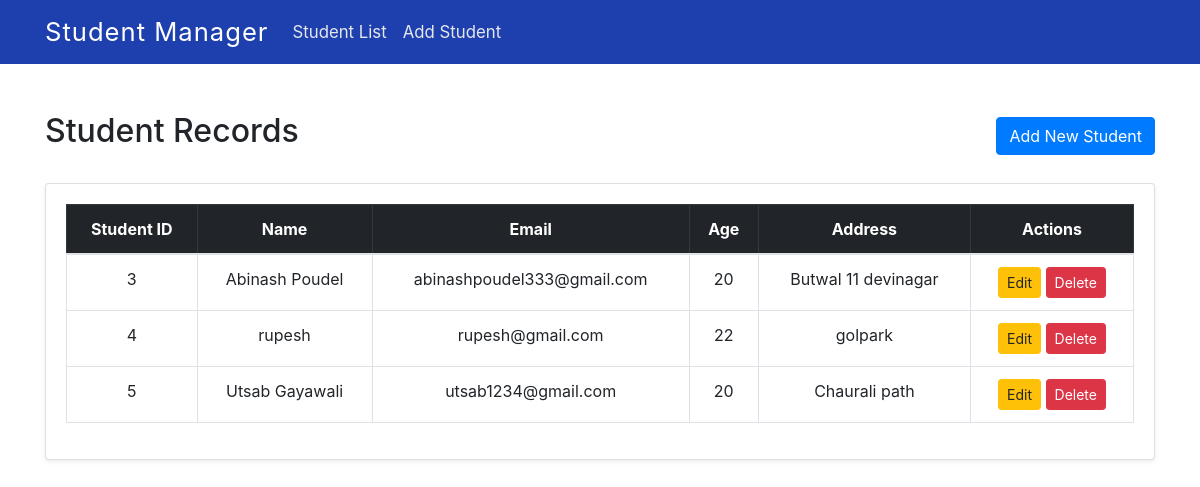
Page /student_List/ on the committed database.
### home/models.py (models this page shows, shortened)
class Student(models.Model):
    name = models.CharField(max_length=40)
    email = models.EmailField(max_length=50)
    age = models.IntegerField()
    address = models.CharField(max_length=100)

### home/views.py (the view)
# urls.py: path('student_List/', views.student_List, name='student_List'),
def student_List(request):
    student_info = Student.objects.all()
    return render(request,'student_list.html',{'student_info':student_info})

### templates/student_list.html (shortened to what this page needs)
{% extends "base.html" %}
{% load static %}
{% block body %}
<div class="container mt-5">
    <div class="d-flex justify-content-between align-items-center mb-4">
        <h2 class="fw-bold">Student Records</h2>
        <a href="{% url 'student_Add' %}" class="btn btn-primary">Add New Student</a>
    </div>
    <div class="card shadow-sm">
        <div class="card-body">
            <table class="table table-bordered table-hover align-middle text-center">
                <thead class="table-dark">
                    <tr>
                        <th>Student ID</th>
                        <th>Name</th>
                        <th>Email</th>
                        <th>Age</th>
                        <th>Address</th>
                        <th>Actions</th>
                    </tr>
                </thead>
                {% if student_info %}
                <tbody>
                    {% for student in student_info %}
                    <tr>
                        <td>{{student.id}}</td>
                        <td>{{student.name}}</td>
                        <td>{{student.email}}</td>
                        <td>{{student.age}}</td>
                        <td>{{student.address}}</td>
                        <td>
                            <a href="{% url 'student_Edit' student.id %}" class="btn btn-sm btn-warning">Edit</a>
                            <a href="{% url 'student_Delete' student.id %}" class="btn btn-sm btn-danger">Delete</a>
                        </td>
                    </tr>
                    {% endfor %}
                </tbody>
            </table>
            {% endif %}
        </div>
    </div>
</div>
{% endblock body %}

### templates/base.html (shortened to what this page needs)
<!DOCTYPE html>
<html lang="en">
  <head>
    <link
      rel="stylesheet"
      href="https://cdn.jsdelivr.net/npm/bootstrap@4.1.3/dist/css/bootstrap.min.css"
    />
  </head>
  <body>
    <nav class="navbar navbar-expand-lg navbar-dark"
     style="background-color: #1e40af;">
  <div class="container">
    <a class="navbar-brand fw-bold"
       href="#"
       style="font-size: 1.6rem; letter-spacing: 1px; color: #ffffff;">
      Student Manager
    </a>
    <div class="collapse navbar-collapse show">
      <ul class="navbar-nav ms-auto">
        <li class="nav-item">
          <a class="nav-link"
             style="font-size: 1.05rem; color: #e5e7eb;"
             href="{% url 'student_List' %}">
            Student List
          </a>
        </li>
        <li class="nav-item">
          <a class="nav-link"
             style="font-size: 1.05rem; color: #e5e7eb;"
             href="{% url 'student_Add' %}">
            Add Student
          </a>
        </li>
      </ul>
    </div>
  </div>
</nav>
     {% block body %} {% endblock body %}
  </body>
</html>

### rows in the picture
Student: id "3", name "Abinash Poudel", email "abinashpoudel333@gmail.com", age "20", address "Butwal 11 devinagar"
Student: id "4", name "rupesh", email "rupesh@gmail.com", age "22", address "golpark"
Student: id "5", name "Utsab Gayawali", email "utsab1234@gmail.com", age "20", address "Chaurali path"
